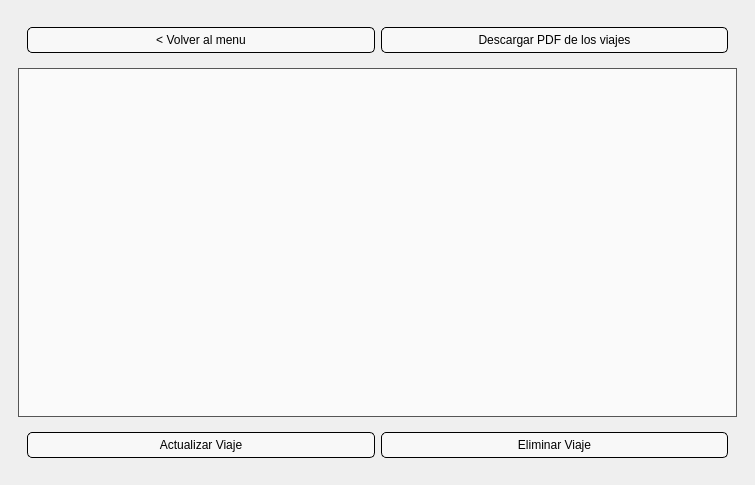
<?xml version="1.0" encoding="UTF-8"?>
<ui version="4.0">
 <class>GestionViajes</class>
 <widget class="QMainWindow" name="GestionViajes">
  <property name="geometry">
   <rect>
    <x>0</x>
    <y>0</y>
    <width>755</width>
    <height>485</height>
   </rect>
  </property>
  <property name="minimumSize">
   <size>
    <width>755</width>
    <height>485</height>
   </size>
  </property>
  <property name="windowTitle">
   <string>Gestión de Viajes</string>
  </property>
  <widget class="QWidget" name="principal">
   <property name="styleSheet">
    <string notr="true">#principal{
background-image: url(:/icons/recursos/media/fondo.jpg);
background-repeat: no-repeat;
background-position: center;
background-attachment: fixed;
}
QTableWidget {
background-color: rgba(255, 255, 255, 150); /* Fondo blanco con 150 de opacidad (0-255) */
color: black; 
border: 1px solid #555; /* Borde gris */
padding: 5px; /* Espaciado interno */
}
QTableWidget::item {
padding: 5px; /* Espaciado interno en cada item */
color: black; 
margin: 5px; /* Espaciado externo en cada item */
}
QTableWidget::item:selected {
background-color: rgba(100, 100, 255, 200); /* Fondo azul al seleccionar un item */
color: black; /* Color del texto al seleccionar */
}
QTableWidget QTableCornerButton::section {
background-color: rgba(255, 255, 255, 50); /* Fondo semitransparente para las cabeceras */
color: black; /* Color del texto en las cabeceras */
border: 1px solid black; /* Borde negro */
}
QTableWidget::horizontalHeader {
background-color: rgba(255, 255, 255, 50); /* Fondo semitransparente para las cabeceras horizontales */
color: black; /* Color del texto en las cabeceras */
border: 1px solid black; /* Borde negro */
}
QPushButton {
background-color: rgba(255, 255, 255, 150); /* Fondo semitransparente para los botones */
color: black; /* Color del texto en los botones */
border: 1px solid black; /* Borde negro */
padding: 5px; /* Espaciado interno */
border-radius: 5px; /* Bordes redondeados */
}
QPushButton:hover {
background-color: rgba(200, 200, 200, 200); /* Fondo más oscuro al pasar el ratón */
}
QPushButton:pressed {
background-color: rgba(150, 150, 150, 200); /* Fondo aún más oscuro al presionar */
}</string>
   </property>
   <layout class="QVBoxLayout" name="verticalLayout_3">
    <item>
     <widget class="QWidget" name="widget" native="true">
      <layout class="QVBoxLayout" name="verticalLayout">
       <item>
        <widget class="QWidget" name="widget" native="true">
         <layout class="QHBoxLayout" name="horizontalLayout">
          <item>
           <widget class="QPushButton" name="boton_volver_menu">
            <property name="text">
             <string>&lt; Volver al menu</string>
            </property>
           </widget>
          </item>
          <item>
           <widget class="QPushButton" name="boton_pdf">
            <property name="text">
             <string>Descargar PDF de los viajes</string>
            </property>
           </widget>
          </item>
         </layout>
        </widget>
       </item>
       <item>
        <widget class="QTableWidget" name="tabla_viajes">
         <property name="styleSheet">
          <string notr="true">QTableWidget {
    background-color: rgba(255, 255, 255, 180); /* Fondo blanco semi-transparente /
    border: 1px solid gray; / Borde negro /
    gridline-color: black; / Líneas de la tabla en negro /
    font-size: 14px;
    selection-background-color: rgba(100, 100, 255, 150); / Color al seleccionar fila /
}

QHeaderView::section {
    background-color: rgba(255, 255, 255, 200); / Fondo blanco para los encabezados /
    font-weight: bold;
    padding: 5px;
}

QTableWidget QHeaderView::section {
    border: none; / Quitar bordes alrededor de los encabezados /
}

QTableWidget QTableCornerButton::section {
    background-color: rgba(255, 255, 255, 200); / Esquina superior izquierda /
}

QHeaderView::section {
    background: rgba(255, 255, 255, 200); / Fondo blanco en los encabezados /
    font-weight: bold; / Negrita en los encabezados /
    border: 1px solid black;
}

QHeaderView::section:disabled {
    background: rgba(220, 220, 220, 180); / Fondo de encabezados deshabilitados /
}

QHeaderView::section {
    border: 1px solid black; / Borde negro /
    padding: 5px;
}

QTableWidget::horizontalHeader {
    qproperty-contains: false; / Deshabilitar la interacción con los encabezados */
}</string>
         </property>
         <attribute name="horizontalHeaderCascadingSectionResizes">
          <bool>true</bool>
         </attribute>
         <attribute name="horizontalHeaderDefaultSectionSize">
          <number>190</number>
         </attribute>
         <attribute name="horizontalHeaderStretchLastSection">
          <bool>true</bool>
         </attribute>
        </widget>
       </item>
       <item>
        <widget class="QWidget" name="widget" native="true">
         <layout class="QHBoxLayout" name="horizontalLayout_2">
          <item>
           <widget class="QPushButton" name="boton_actualizar">
            <property name="text">
             <string>Actualizar Viaje</string>
            </property>
           </widget>
          </item>
          <item>
           <widget class="QPushButton" name="boton_eliminar">
            <property name="text">
             <string>Eliminar Viaje</string>
            </property>
           </widget>
          </item>
         </layout>
        </widget>
       </item>
      </layout>
     </widget>
    </item>
   </layout>
  </widget>
 </widget>
 <resources>
  <include location="recursos.qrc"/>
 </resources>
 <connections/>
</ui>
